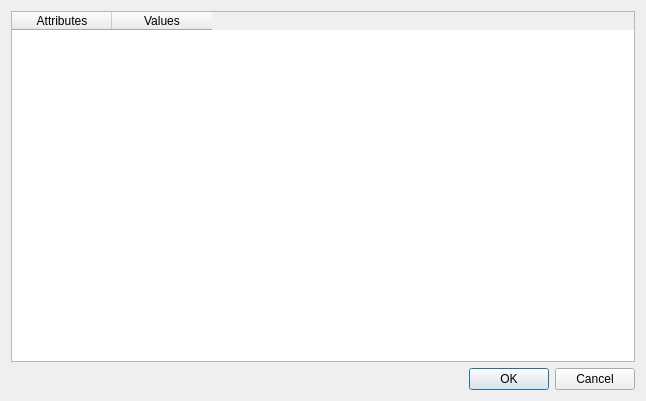
<?xml version="1.0" encoding="UTF-8"?>
<ui version="4.0">
 <class>AddClothing</class>
 <widget class="QDialog" name="AddClothing">
  <property name="geometry">
   <rect>
    <x>0</x>
    <y>0</y>
    <width>646</width>
    <height>401</height>
   </rect>
  </property>
  <property name="windowTitle">
   <string>Add Clothing Item</string>
  </property>
  <layout class="QVBoxLayout" name="verticalLayout">
   <item>
    <widget class="QTableWidget" name="tw_addcloth">
     <property name="columnCount">
      <number>2</number>
     </property>
     <column>
      <property name="text">
       <string>Attributes</string>
      </property>
     </column>
     <column>
      <property name="text">
       <string>Values</string>
      </property>
     </column>
    </widget>
   </item>
   <item>
    <widget class="QDialogButtonBox" name="buttonBox">
     <property name="orientation">
      <enum>Qt::Orientation::Horizontal</enum>
     </property>
     <property name="standardButtons">
      <set>QDialogButtonBox::StandardButton::Cancel|QDialogButtonBox::StandardButton::Ok</set>
     </property>
    </widget>
   </item>
  </layout>
 </widget>
 <resources/>
 <connections/>
</ui>
